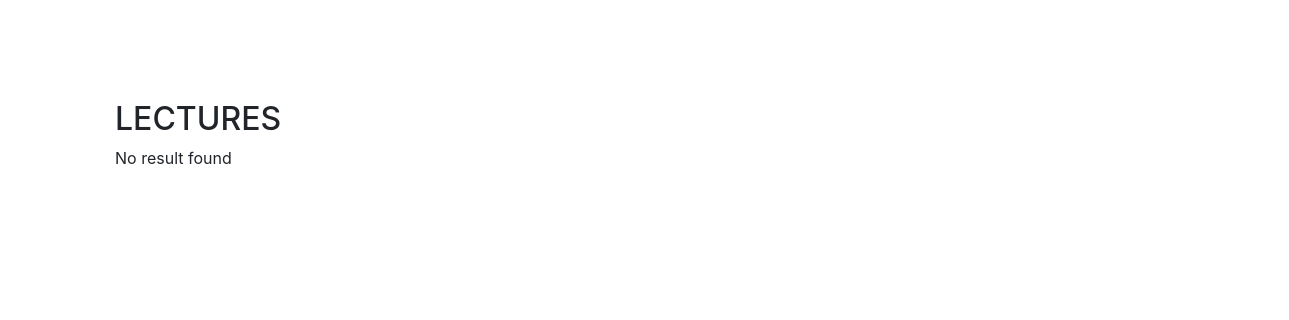
/viewL.php, run on an earlier commit of the app's database.
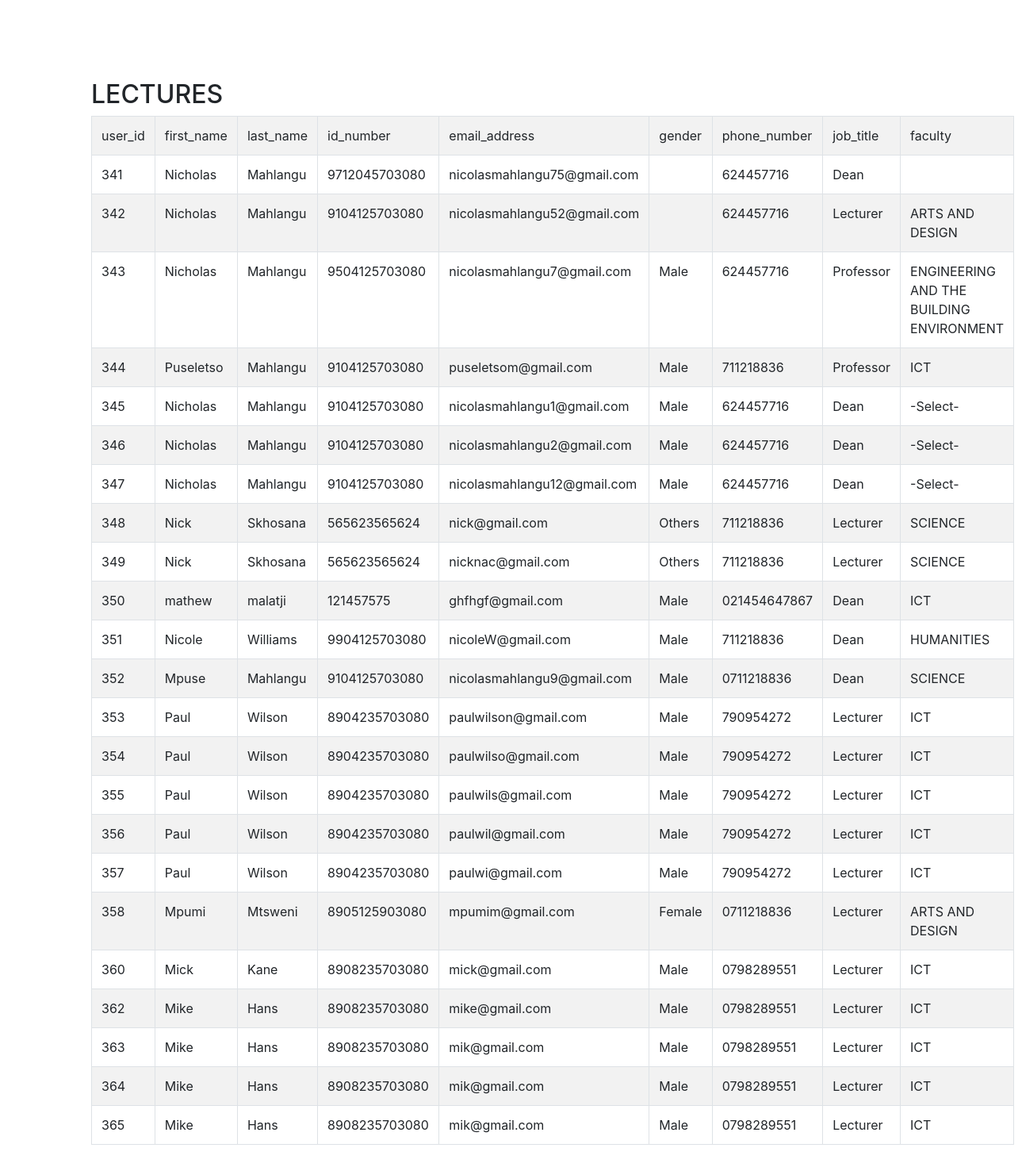
And on a later commit of the database.
### tables this page shows
CREATE TABLE `users` (
  `user_id` int(6) NOT NULL,
  `staff_number` varchar(255) NOT NULL,
  `first_name` varchar(255) NOT NULL,
  `last_name` varchar(255) NOT NULL,
  `id_number` varchar(255) NOT NULL,
  `email_address` varchar(255) NOT NULL,
  `gender` varchar(255) NOT NULL,
  `phone_number` varchar(255) NOT NULL,
  `job_title` varchar(255) NOT NULL,
  `faculty` varchar(255) NOT NULL,
  `password` varchar(255) NOT NULL
);

### viewL.php (the view, shortened to what this page needs)
<!DOCTYPE html>
<html lang="en">
<head>
<link rel="stylesheet" href="https://stackpath.bootstrapcdn.com/bootstrap/4.3.1/css/bootstrap.min.css">
</head>
<body>
    <div class="bs-example">
        <div class="container">
            <div class="row">
                <div class="col-md-12">
                    <div class="page-header clearfix">
                        <h2 class="pull-left">LECTURES</h2>
                    </div>
                    <?php
                    include_once 'connection.php';
                    $result = mysqli_query($conn,"SELECT * FROM users");
                    ?>
                    <?php
                    if (mysqli_num_rows($result) > 0) {
                    ?>
                      <table class='table table-bordered table-striped'>
                      <tr>
                        <td>user_id</td>
                        <td>first_name</td>
                        <td>last_name</td>
                        <td>id_number</td>
                        <td>email_address</td>
                        <td>gender</td>
                        <td>phone_number</td>
                        <td>job_title</td>
                        <td>faculty</td>
                      </tr>
                    <?php
                    while($row = mysqli_fetch_array($result)) {
                    ?>
                    <tr>
                        <td><?php echo $row["user_id"]; ?></td>
                        <td><?php echo $row["first_name"]; ?></td>
                        <td><?php echo $row["last_name"]; ?></td>
                        <td><?php echo $row["id_number"]; ?></td>
                        <td><?php echo $row["email_address"]; ?></td>
                        <td><?php echo $row["gender"]; ?></td>
                        <td><?php echo $row["phone_number"]; ?></td>
                        <td><?php echo $row["job_title"]; ?></td>
                        <td><?php echo $row["faculty"]; ?></td>
                    </tr>
                    <?php
                    }
                    ?>
                    </table>
                     <?php
                    }
                    else{
                        echo "No result found";
                    }
                    ?>
                </div>
            </div>
        </div>
    </div>
</body>
</html>

What changed in the data, as far as the page shows it:
added users: user_id "341", first_name "Nicholas", last_name "Mahlangu", id_number "9712045703080", email_address "nicolasmahlangu75@gmail.com", phone_number "624457716", job_title "Dean"
added users: user_id "342", first_name "Nicholas", last_name "Mahlangu", id_number "9104125703080", email_address "nicolasmahlangu52@gmail.com", phone_number "624457716", job_title "Lecturer", faculty "ARTS AND DESIGN"
added users: user_id "343", first_name "Nicholas", last_name "Mahlangu", id_number "9504125703080", email_address "nicolasmahlangu7@gmail.com", gender "Male", phone_number "624457716", job_title "Professor", faculty "ENGINEERING AND THE BUILDING ENVIRONMENT"
added users: user_id "344", first_name "Puseletso", last_name "Mahlangu", id_number "9104125703080", email_address "puseletsom@gmail.com", gender "Male", phone_number "711218836", job_title "Professor", faculty "ICT"
added users: user_id "345", first_name "Nicholas", last_name "Mahlangu", id_number "9104125703080", email_address "nicolasmahlangu1@gmail.com", gender "Male", phone_number "624457716", job_title "Dean", faculty "-Select-"
added users: user_id "346", first_name "Nicholas", last_name "Mahlangu", id_number "9104125703080", email_address "nicolasmahlangu2@gmail.com", gender "Male", phone_number "624457716", job_title "Dean", faculty "-Select-"
added users: user_id "347", first_name "Nicholas", last_name "Mahlangu", id_number "9104125703080", email_address "nicolasmahlangu12@gmail.com", gender "Male", phone_number "624457716", job_title "Dean", faculty "-Select-"
added users: user_id "348", first_name "Nick", last_name "Skhosana", id_number "565623565624", email_address "nick@gmail.com", gender "Others", phone_number "711218836", job_title "Lecturer", faculty "SCIENCE"
added users: user_id "349", first_name "Nick", last_name "Skhosana", id_number "565623565624", email_address "nicknac@gmail.com", gender "Others", phone_number "711218836", job_title "Lecturer", faculty "SCIENCE"
added users: user_id "350", first_name "mathew", last_name "malatji", id_number "121457575", email_address "ghfhgf@gmail.com", gender "Male", phone_number "021454647867", job_title "Dean", faculty "ICT"
added users: user_id "351", first_name "Nicole", last_name "Williams", id_number "9904125703080", email_address "nicoleW@gmail.com", gender "Male", phone_number "711218836", job_title "Dean", faculty "HUMANITIES"
added users: user_id "352", first_name "Mpuse", last_name "Mahlangu", id_number "9104125703080", email_address "nicolasmahlangu9@gmail.com", gender "Male", phone_number "0711218836", job_title "Dean", faculty "SCIENCE"
added users: user_id "353", first_name "Paul", last_name "Wilson", id_number "8904235703080", email_address "paulwilson@gmail.com", gender "Male", phone_number "790954272", job_title "Lecturer", faculty "ICT"
added users: user_id "354", first_name "Paul", last_name "Wilson", id_number "8904235703080", email_address "paulwilso@gmail.com", gender "Male", phone_number "790954272", job_title "Lecturer", faculty "ICT"
added users: user_id "355", first_name "Paul", last_name "Wilson", id_number "8904235703080", email_address "paulwils@gmail.com", gender "Male", phone_number "790954272", job_title "Lecturer", faculty "ICT"
added users: user_id "356", first_name "Paul", last_name "Wilson", id_number "8904235703080", email_address "paulwil@gmail.com", gender "Male", phone_number "790954272", job_title "Lecturer", faculty "ICT"
added users: user_id "357", first_name "Paul", last_name "Wilson", id_number "8904235703080", email_address "paulwi@gmail.com", gender "Male", phone_number "790954272", job_title "Lecturer", faculty "ICT"
added users: user_id "358", first_name "Mpumi", last_name "Mtsweni", id_number "8905125903080", email_address "mpumim@gmail.com", gender "Female", phone_number "0711218836", job_title "Lecturer", faculty "ARTS AND DESIGN"
added users: user_id "360", first_name "Mick", last_name "Kane", id_number "8908235703080", email_address "mick@gmail.com", gender "Male", phone_number "0798289551", job_title "Lecturer", faculty "ICT"
added users: user_id "362", first_name "Mike", last_name "Hans", id_number "8908235703080", email_address "mike@gmail.com", gender "Male", phone_number "0798289551", job_title "Lecturer", faculty "ICT"
added users: user_id "363", first_name "Mike", last_name "Hans", id_number "8908235703080", email_address "mik@gmail.com", gender "Male", phone_number "0798289551", job_title "Lecturer", faculty "ICT"
added users: user_id "364", first_name "Mike", last_name "Hans", id_number "8908235703080", email_address "mik@gmail.com", gender "Male", phone_number "0798289551", job_title "Lecturer", faculty "ICT"
added users: user_id "365", first_name "Mike", last_name "Hans", id_number "8908235703080", email_address "mik@gmail.com", gender "Male", phone_number "0798289551", job_title "Lecturer", faculty "ICT"
Also different on the page:
text no longer shown: "No result found"
text now shown: "user_id first_name last_name id_number email_address gender phone_number job_title faculty"
